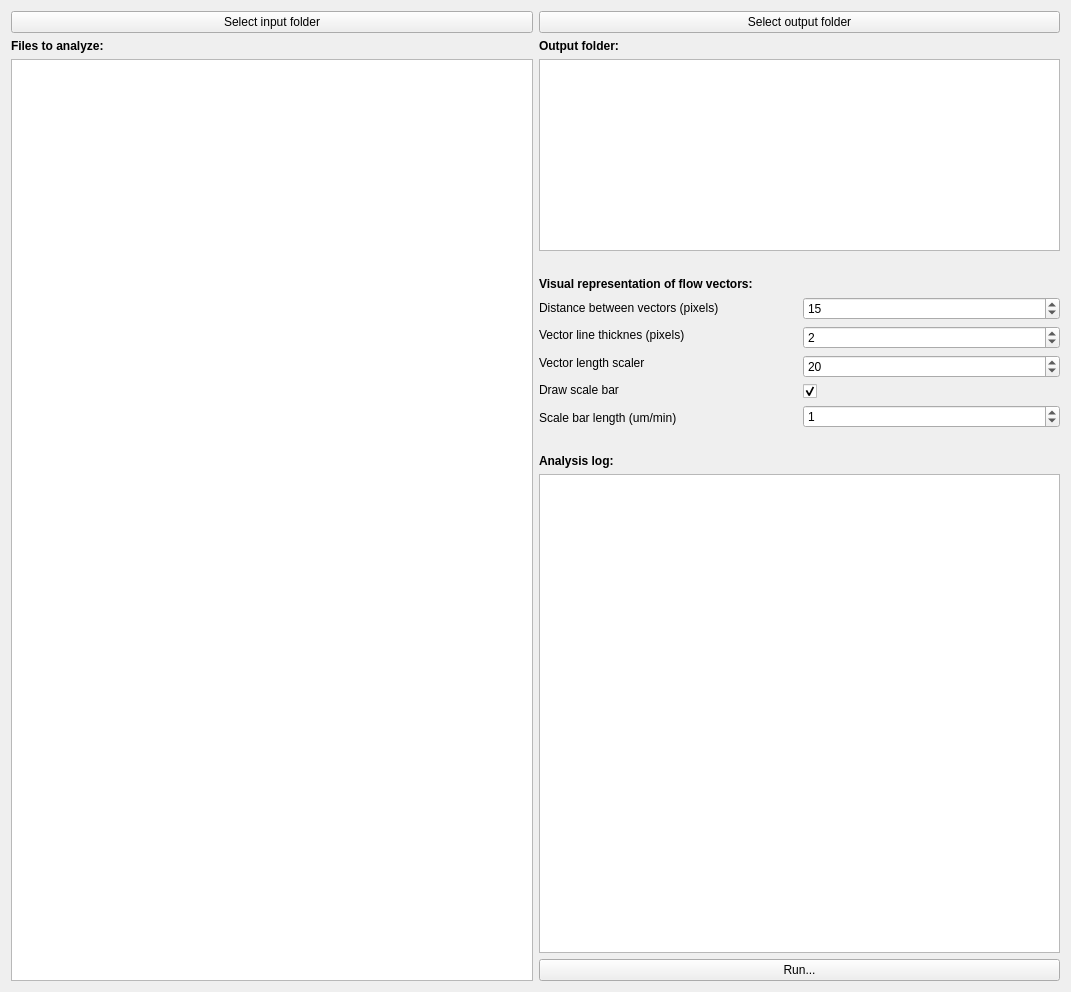
<?xml version="1.0" encoding="UTF-8"?>
<ui version="4.0">
 <class>UiMain</class>
 <widget class="QWidget" name="UiMain">
  <property name="geometry">
   <rect>
    <x>0</x>
    <y>0</y>
    <width>1071</width>
    <height>992</height>
   </rect>
  </property>
  <property name="windowTitle">
   <string>Form</string>
  </property>
  <layout class="QHBoxLayout" name="horizontalLayout">
   <item>
    <layout class="QVBoxLayout" name="verticalLayout">
     <item>
      <widget class="QPushButton" name="btn_selectFilesToAnalyze">
       <property name="text">
        <string>Select input folder</string>
       </property>
      </widget>
     </item>
     <item>
      <widget class="QLabel" name="lbl_filesToAnalyze">
       <property name="font">
        <font>
         <weight>75</weight>
         <bold>true</bold>
        </font>
       </property>
       <property name="text">
        <string>Files to analyze:</string>
       </property>
      </widget>
     </item>
     <item>
      <widget class="QListWidget" name="listWidget_filesToAnalyze"/>
     </item>
    </layout>
   </item>
   <item>
    <layout class="QVBoxLayout" name="verticalLayout_4">
     <item>
      <widget class="QPushButton" name="btn_selectOutDir">
       <property name="text">
        <string>Select output folder</string>
       </property>
      </widget>
     </item>
     <item>
      <widget class="QLabel" name="outlabel">
       <property name="font">
        <font>
         <weight>75</weight>
         <bold>true</bold>
        </font>
       </property>
       <property name="text">
        <string>Output folder:</string>
       </property>
      </widget>
     </item>
     <item>
      <widget class="QListWidget" name="listWidget_outDir">
       <property name="sizePolicy">
        <sizepolicy hsizetype="Expanding" vsizetype="Fixed">
         <horstretch>0</horstretch>
         <verstretch>0</verstretch>
        </sizepolicy>
       </property>
       <property name="baseSize">
        <size>
         <width>0</width>
         <height>0</height>
        </size>
       </property>
      </widget>
     </item>
     <item>
      <spacer name="horizontalSpacer_2">
       <property name="orientation">
        <enum>Qt::Horizontal</enum>
       </property>
       <property name="sizeHint" stdset="0">
        <size>
         <width>40</width>
         <height>20</height>
        </size>
       </property>
      </spacer>
     </item>
     <item>
      <widget class="QLabel" name="settingslabel">
       <property name="font">
        <font>
         <weight>75</weight>
         <bold>true</bold>
        </font>
       </property>
       <property name="text">
        <string>Visual representation of flow vectors:</string>
       </property>
      </widget>
     </item>
     <item>
      <layout class="QGridLayout" name="gridLayout_2">
       <item row="0" column="0">
        <layout class="QVBoxLayout" name="verticalLayout_2">
         <item>
          <widget class="QLabel" name="label_3">
           <property name="text">
            <string>Distance between vectors (pixels)</string>
           </property>
          </widget>
         </item>
         <item>
          <widget class="QLabel" name="label_4">
           <property name="text">
            <string>Vector line thicknes (pixels)</string>
           </property>
          </widget>
         </item>
         <item>
          <widget class="QLabel" name="label_5">
           <property name="text">
            <string>Vector length scaler</string>
           </property>
          </widget>
         </item>
         <item>
          <widget class="QLabel" name="label_7">
           <property name="text">
            <string>Draw scale bar</string>
           </property>
          </widget>
         </item>
         <item>
          <widget class="QLabel" name="label_8">
           <property name="text">
            <string>Scale bar length (um/min)</string>
           </property>
          </widget>
         </item>
        </layout>
       </item>
       <item row="0" column="1">
        <layout class="QVBoxLayout" name="verticalLayout_3">
         <item>
          <widget class="QSpinBox" name="distance">
           <property name="value">
            <number>15</number>
           </property>
          </widget>
         </item>
         <item>
          <widget class="QSpinBox" name="lineThickens">
           <property name="value">
            <number>2</number>
           </property>
          </widget>
         </item>
         <item>
          <widget class="QSpinBox" name="vector_scaler">
           <property name="value">
            <number>20</number>
           </property>
          </widget>
         </item>
         <item>
          <widget class="QCheckBox" name="scalebar_ceckBox">
           <property name="text">
            <string/>
           </property>
           <property name="checked">
            <bool>true</bool>
           </property>
          </widget>
         </item>
         <item>
          <widget class="QSpinBox" name="scalebarLength_box">
           <property name="value">
            <number>1</number>
           </property>
          </widget>
         </item>
        </layout>
       </item>
      </layout>
     </item>
     <item>
      <spacer name="horizontalSpacer">
       <property name="orientation">
        <enum>Qt::Horizontal</enum>
       </property>
       <property name="sizeHint" stdset="0">
        <size>
         <width>40</width>
         <height>20</height>
        </size>
       </property>
      </spacer>
     </item>
     <item>
      <widget class="QLabel" name="loglabel">
       <property name="font">
        <font>
         <weight>75</weight>
         <bold>true</bold>
        </font>
       </property>
       <property name="text">
        <string>Analysis log:</string>
       </property>
      </widget>
     </item>
     <item>
      <widget class="QTextEdit" name="logOutput">
       <property name="readOnly">
        <bool>true</bool>
       </property>
      </widget>
     </item>
     <item>
      <widget class="QPushButton" name="btn_run">
       <property name="text">
        <string>Run...</string>
       </property>
      </widget>
     </item>
    </layout>
   </item>
  </layout>
 </widget>
 <resources/>
 <connections/>
</ui>
